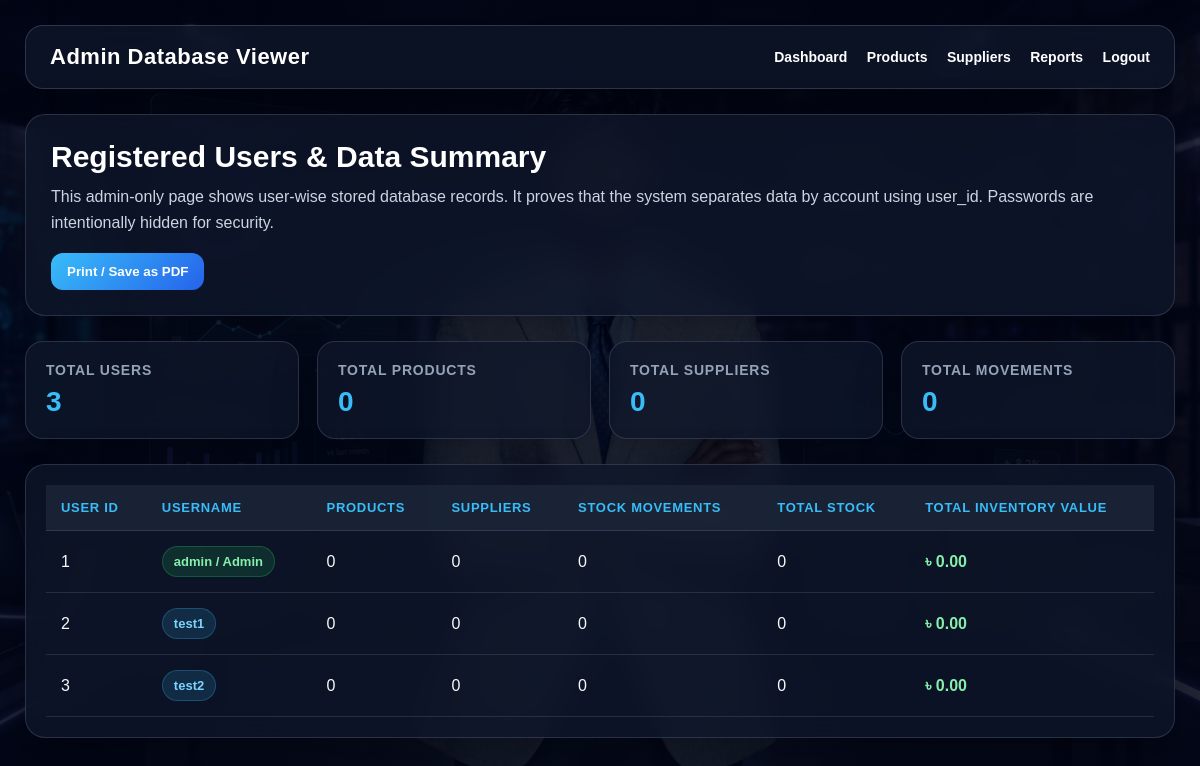
The app's page /admin/users (signed in), older data.
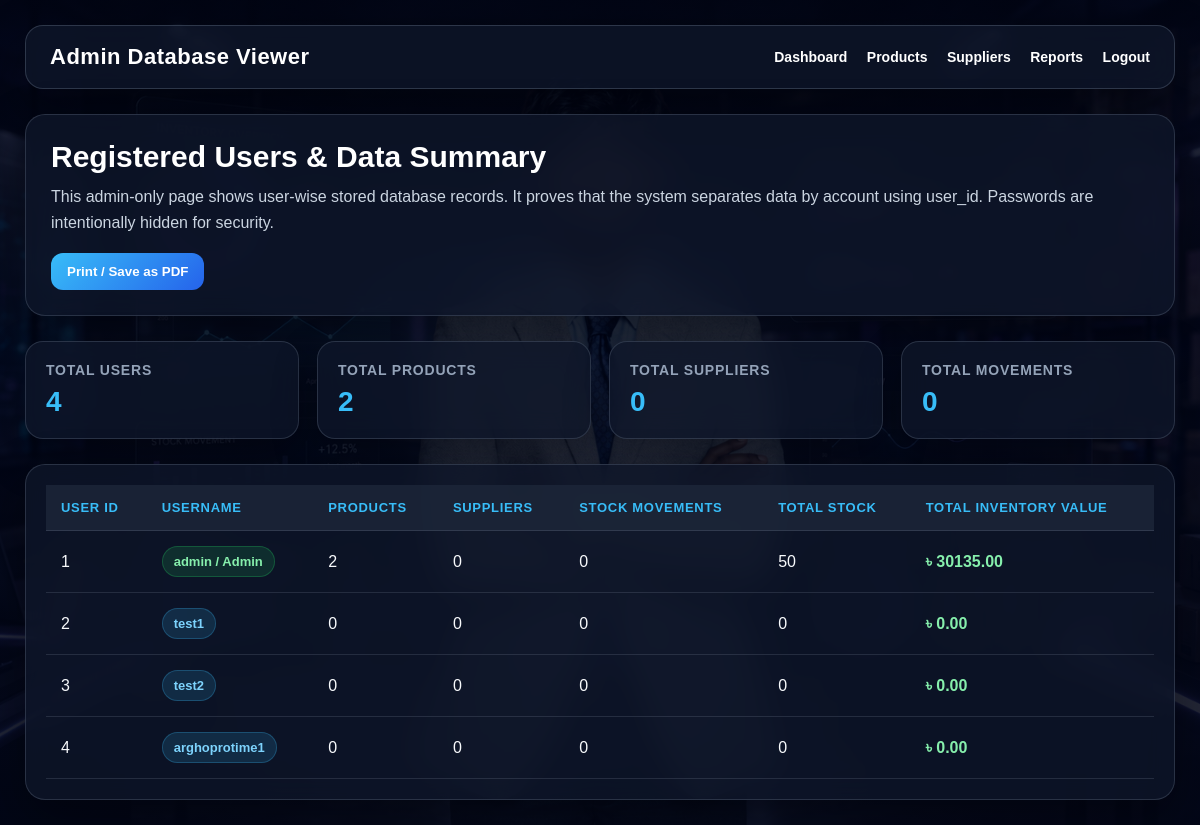
The same page, newer data.
### tables this page shows
CREATE TABLE users (
            id INTEGER PRIMARY KEY AUTOINCREMENT,
            username TEXT UNIQUE NOT NULL,
            password TEXT NOT NULL
        );

### auth.py (the view)
    def wrapper(*args, **kwargs):
        if not session.get("user"):
            return redirect(url_for("login"))
        return func(*args, **kwargs)

### auth.py (called while the page is built)
def login_required(func):
    def wrapper(*args, **kwargs):
        if not session.get("user"):
            return redirect(url_for("login"))
        return func(*args, **kwargs)
    wrapper.__name__ = func.__name__
    return wrapper

### models.py (called while the page is built)
def is_postgres():
    return DATABASE_URL.startswith("postgres://") or DATABASE_URL.startswith("postgresql://")

def get_sqlite_db_name():
    if DATABASE_URL.startswith("sqlite:///"):
        return DATABASE_URL.replace("sqlite:///", "")
    return "inventory.db"

def get_db_connection():
    if is_postgres():
        conn = psycopg2.connect(
            DATABASE_URL,
            cursor_factory=psycopg2.extras.RealDictCursor
        )
        return conn
    db_name = get_sqlite_db_name()
    conn = sqlite3.connect(db_name)
    conn.row_factory = sqlite3.Row
    return conn

def convert_placeholders(sql):
    if is_postgres():
        return sql.replace("?", "%s")
    return sql

### templates/admin_users.html (shortened to what this page needs)
<!DOCTYPE html>
<html>
<head>
</head>
<body>
    <div class="navbar">
        <h2>Admin Database Viewer</h2>
        <div>
            <a href="/dashboard">Dashboard</a>
            <a href="/products">Products</a>
            <a href="/suppliers">Suppliers</a>
            <a href="/reports">Reports</a>
            <a href="/logout">Logout</a>
        </div>
    </div>
    <div class="container">
        <div class="hero-card">
            <h1>Registered Users & Data Summary</h1>
            <p>
                This admin-only page shows user-wise stored database records. It proves that the system separates data
                by account using user_id. Passwords are intentionally hidden for security.
            </p>
            <button class="print-btn" onclick="window.print()">Print / Save as PDF</button>
        </div>
        <div class="summary-grid">
            <div class="summary-card">
                <h3>Total Users</h3>
                <p>{{ users_data|length }}</p>
            </div>
            <div class="summary-card">
                <h3>Total Products</h3>
                <p>{{ users_data|sum(attribute='product_count') }}</p>
            </div>
            <div class="summary-card">
                <h3>Total Suppliers</h3>
                <p>{{ users_data|sum(attribute='supplier_count') }}</p>
            </div>
            <div class="summary-card">
                <h3>Total Movements</h3>
                <p>{{ users_data|sum(attribute='movement_count') }}</p>
            </div>
        </div>
        <div class="table-card">
            <table>
                <thead>
                    <tr>
                        <th>User ID</th>
                        <th>Username</th>
                        <th>Products</th>
                        <th>Suppliers</th>
                        <th>Stock Movements</th>
                        <th>Total Stock</th>
                        <th>Total Inventory Value</th>
                    </tr>
                </thead>
                <tbody>
                    {% if users_data %}
                        {% for user in users_data %}
                        <tr>
                            <td>{{ user["id"] }}</td>
                            <td>
                                {% if user["username"] == "admin" %}
                                    <span class="badge admin-badge">{{ user["username"] }} / Admin</span>
                                {% else %}
                                    <span class="badge">{{ user["username"] }}</span>
                                {% endif %}
                            </td>
                            <td>{{ user["product_count"] or 0 }}</td>
                            <td>{{ user["supplier_count"] or 0 }}</td>
                            <td>{{ user["movement_count"] or 0 }}</td>
                            <td>{{ user["total_stock"] or 0 }}</td>
                            <td class="money">৳ {{ "%.2f"|format(user["total_value"] or 0) }}</td>
                        </tr>
                        {% endfor %}
                    {% else %}
                        <tr>
                            <td colspan="7" class="empty">No users found.</td>
                        </tr>
                    {% endif %}
                </tbody>
            </table>
        </div>
    </div>
</body>
</html>

Row changes from the older to the newer data that the page shows:
computed for users "admin": user "0" → "2"; user "0" → "50"; user "0.00" → "30135.00"
added users: id "4", username "arghoprotime1", user "0", user "0.00"
Text that changed along with them:
{{ users_data|length }}: "3" → "4"
{{ users_data|sum(attribute='product_count') }}: "0" → "2"
